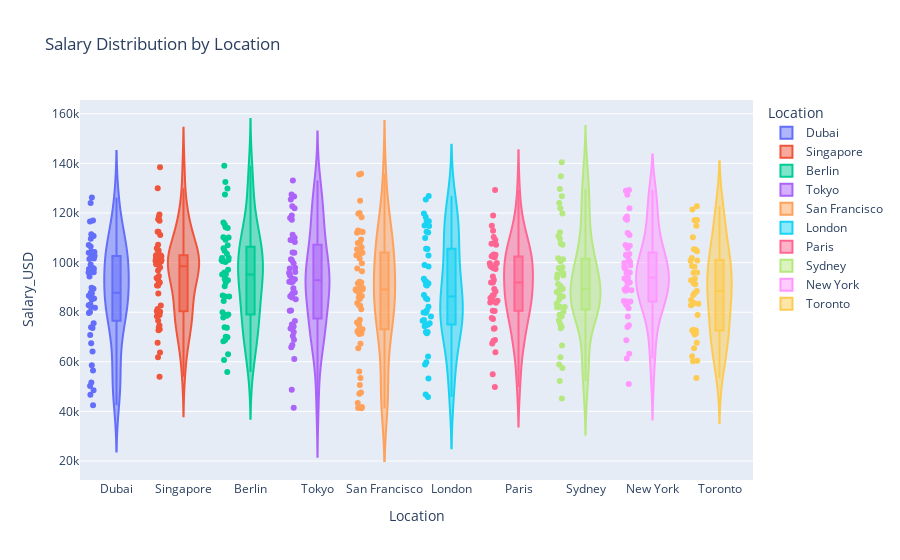

Notebook source saved alongside this figure:
### Code cell
fig = px.violin(job_Market, 
             x = 'Location', 
             y = 'Salary_USD', 
             title = "Salary Distribution by Location",
               color = 'Location',
               box = True,
               points = 'all',
               height = 800 
)
fig.show()

### Figure 1 — Plotly figure (JSON) as saved in the notebook; plotly's stock layout.template omitted (floating-point values rounded to 4 significant figures)
{"data": [{"alignmentgroup": "True", "box": {"visible": true}, "hovertemplate": "Location=%{x}<br>Salary_USD=%{y}<extra></extra>", "legendgroup": "Dubai", "marker": {"color": "#636efa"}, "name": "Dubai", "offsetgroup": "Dubai", "orientation": "v", "points": "all", "scalegroup": "True", "showlegend": true, "type": "violin", "x": ["Dubai", "Dubai", "Dubai", "Dubai", "Dubai", "Dubai", "Dubai", "Dubai", "Dubai", "Dubai", "Dubai", "Dubai", "Dubai", "Dubai", "Dubai", "Dubai", "Dubai", "Dubai", "Dubai", "Dubai", "Dubai", "Dubai", "Dubai", "Dubai", "Dubai", "Dubai", "Dubai", "Dubai", "Dubai", "Dubai", "Dubai", "Dubai", "Dubai", "Dubai", "Dubai", "Dubai", "Dubai", "Dubai", "Dubai", "Dubai", "Dubai", "Dubai", "Dubai", "Dubai", "Dubai", "Dubai", "Dubai", "Dubai", "Dubai", "Dubai", "Dubai"], "x0": " ", "xaxis": "x", "y": [111400.0, 86610.0, 82800.0, 73920.0, 81790.0, 46710.0, 97850.0, 102600.0, 101500.0, 97440.0, 83130.0, 86170.0, 67470.0, 102700.0, 58580.0, 96030.0, 42490.0, 89410.0, 106500.0, 85590.0, 96120.0, 99270.0, 73640.0, 89860.0, 51680.0, 109700.0, 87820.0, 110700.0, 126300.0, 64200.0, 104300.0, 94410.0, 117000.0, 101600.0, 80070.0, 104000.0, 107100.0, 97490.0, 87670.0, 75540.0, 104400.0, 124000.0, 70850.0, 85160.0, 116500.0, 56460.0, 82130.0, 50290.0, 48520.0, 85560.0, 79640.0], "y0": " ", "yaxis": "y"}, {"alignmentgroup": "True", "box": {"visible": true}, "hovertemplate": "Location=%{x}<br>Salary_USD=%{y}<extra></extra>", "legendgroup": "Singapore", "marker": {"color": "#EF553B"}, "name": "Singapore", "offsetgroup": "Singapore", "orientation": "v", "points": "all", "scalegroup": "True", "showlegend": true, "type": "violin", "x": ["Singapore", "Singapore", "Singapore", "Singapore", "Singapore", "Singapore", "Singapore", "Singapore", "Singapore", "Singapore", "Singapore", "Singapore", "Singapore", "Singapore", "Singapore", "Singapore", "Singapore", "Singapore", "Singapore", "Singapore", "Singapore", "Singapore", "Singapore", "Singapore", "Singapore", "Singapore", "Singapore", "Singapore", "Singapore", "Singapore", "Singapore", "Singapore", "Singapore", "Singapore", "Singapore", "Singapore", "Singapore", "Singapore", "Singapore", "Singapore", "Singapore", "Singapore", "Singapore", "Singapore", "Singapore", "Singapore", "Singapore", "Singapore", "Singapore", "Singapore", "Singapore", "Singapore", "Singapore", "Singapore"], "x0": " ", "xaxis": "x", "y": [93790.0, 107200.0, 102100.0, 96830.0, 78900.0, 101000.0, 78400.0, 73840.0, 93090.0, 105800.0, 94630.0, 102600.0, 100400.0, 99110.0, 112500.0, 102000.0, 100700.0, 87570.0, 98040.0, 99370.0, 73110.0, 102300.0, 130000.0, 72700.0, 104900.0, 91840.0, 61880.0, 138400.0, 102900.0, 54010.0, 67720.0, 92040.0, 81310.0, 101900.0, 76530.0, 90770.0, 90740.0, 104900.0, 117500.0, 118500.0, 102900.0, 119400.0, 111100.0, 80410.0, 92000.0, 99310.0, 116900.0, 63720.0, 100900.0, 80150.0, 74650.0, 82660.0, 112400.0, 79810.0], "y0": " ", "yaxis": "y"}, {"alignmentgroup": "True", "box": {"visible": true}, "hovertemplate": "Location=%{x}<br>Salary_USD=%{y}<extra></extra>", "legendgroup": "Berlin", "marker": {"color": "#00cc96"}, "name": "Berlin", "offsetgroup": "Berlin", "orientation": "v", "points": "all", "scalegroup": "True", "showlegend": true, "type": "violin", "x": ["Berlin", "Berlin", "Berlin", "Berlin", "Berlin", "Berlin", "Berlin", "Berlin", "Berlin", "Berlin", "Berlin", "Berlin", "Berlin", "Berlin", "Berlin", "Berlin", "Berlin", "Berlin", "Berlin", "Berlin", "Berlin", "Berlin", "Berlin", "Berlin", "Berlin", "Berlin", "Berlin", "Berlin", "Berlin", "Berlin", "Berlin", "Berlin", "Berlin", "Berlin", "Berlin", "Berlin", "Berlin", "Berlin", "Berlin", "Berlin", "Berlin", "Berlin", "Berlin", "Berlin", "Berlin", "Berlin", "Berlin", "Berlin"], "x0": " ", "xaxis": "x", "y": [93030.0, 100300.0, 78980.0, 101800.0, 129800.0, 97120.0, 115200.0, 107000.0, 132500.0, 90430.0, 96020.0, 93310.0, 79120.0, 100900.0, 78550.0, 70100.0, 100500.0, 55910.0, 60770.0, 114300.0, 116200.0, 77910.0, 68320.0, 109200.0, 86380.0, 84510.0, 104700.0, 86340.0, 92880.0, 110200.0, 103500.0, 95280.0, 63060.0, 139100.0, 127400.0, 110200.0, 86740.0, 95220.0, 92000.0, 102000.0, 73960.0, 69870.0, 101000.0, 73690.0, 114000.0, 79940.0, 105800.0, 68760.0], "y0": " ", "yaxis": "y"}, {"alignmentgroup": "True", "box": {"visible": true}, "hovertemplate": "Location=%{x}<br>Salary_USD=%{y}<extra></extra>", "legendgroup": "Tokyo", "marker": {"color": "#ab63fa"}, "name": "Tokyo", "offsetgroup": "Tokyo", "orientation": "v", "points": "all", "scalegroup": "True", "showlegend": true, "type": "violin", "x": ["Tokyo", "Tokyo", "Tokyo", "Tokyo", "Tokyo", "Tokyo", "Tokyo", "Tokyo", "Tokyo", "Tokyo", "Tokyo", "Tokyo", "Tokyo", "Tokyo", "Tokyo", "Tokyo", "Tokyo", "Tokyo", "Tokyo", "Tokyo", "Tokyo", "Tokyo", "Tokyo", "Tokyo", "Tokyo", "Tokyo", "Tokyo", "Tokyo", "Tokyo", "Tokyo", "Tokyo", "Tokyo", "Tokyo", "Tokyo", "Tokyo", "Tokyo", "Tokyo", "Tokyo", "Tokyo", "Tokyo", "Tokyo", "Tokyo", "Tokyo", "Tokyo", "Tokyo", "Tokyo", "Tokyo", "Tokyo", "Tokyo", "Tokyo", "Tokyo"], "x0": " ", "xaxis": "x", "y": [87750.0, 73390.0, 41500.0, 95760.0, 73320.0, 92270.0, 92030.0, 108300.0, 125400.0, 89690.0, 87990.0, 87040.0, 96200.0, 92420.0, 68850.0, 75000.0, 100900.0, 117900.0, 92840.0, 93440.0, 65880.0, 122700.0, 86380.0, 85900.0, 80590.0, 66780.0, 93290.0, 94790.0, 117300.0, 127400.0, 99790.0, 109100.0, 133100.0, 70450.0, 61110.0, 104000.0, 111200.0, 104000.0, 110000.0, 85260.0, 97930.0, 101400.0, 119000.0, 121900.0, 80670.0, 76470.0, 48770.0, 126700.0, 72030.0, 74200.0, 97620.0], "y0": " ", "yaxis": "y"}, {"alignmentgroup": "True", "box": {"visible": true}, "hovertemplate": "Location=%{x}<br>Salary_USD=%{y}<extra></extra>", "legendgroup": "San Francisco", "marker": {"color": "#FFA15A"}, "name": "San Francisco", "offsetgroup": "San Francisco", "orientation": "v", "points": "all", "scalegroup": "True", "showlegend": true, "type": "violin", "x": ["San Francisco", "San Francisco", "San Francisco", "San Francisco", "San Francisco", "San Francisco", "San Francisco", "San Francisco", "San Francisco", "San Francisco", "San Francisco", "San Francisco", "San Francisco", "San Francisco", "San Francisco", "San Francisco", "San Francisco", "San Francisco", "San Francisco", "San Francisco", "San Francisco", "San Francisco", "San Francisco", "San Francisco", "San Francisco", "San Francisco", "San Francisco", "San Francisco", "San Francisco", "San Francisco", "San Francisco", "San Francisco", "San Francisco", "San Francisco", "San Francisco", "San Francisco", "San Francisco", "San Francisco", "San Francisco", "San Francisco", "San Francisco", "San Francisco", "San Francisco", "San Francisco", "San Francisco", "San Francisco", "San Francisco", "San Francisco", "San Francisco", "San Francisco", "San Francisco", "San Francisco", "San Francisco", "San Francisco", "San Francisco", "San Francisco", "San Francisco", "San Francisco", "San Francisco", "San Francisco", "San Francisco", "San Francisco"], "x0": " ", "xaxis": "x", "y": [102800.0, 73150.0, 97650.0, 88540.0, 96550.0, 113000.0, 118200.0, 56080.0, 81160.0, 76170.0, 65470.0, 105400.0, 75860.0, 89150.0, 67260.0, 71210.0, 124900.0, 135800.0, 103800.0, 135600.0, 119700.0, 107900.0, 47670.0, 112500.0, 99740.0, 74770.0, 83680.0, 112100.0, 71370.0, 76940.0, 86530.0, 82830.0, 104100.0, 85900.0, 47130.0, 50700.0, 41300.0, 43340.0, 90130.0, 87250.0, 85330.0, 92290.0, 72480.0, 91340.0, 72110.0, 104000.0, 89730.0, 101600.0, 103000.0, 82560.0, 107900.0, 53450.0, 92000.0, 88940.0, 41400.0, 91710.0, 106200.0, 89250.0, 41810.0, 109300.0, 112400.0, 120000.0], "y0": " ", "yaxis": "y"}, {"alignmentgroup": "True", "box": {"visible": true}, "hovertemplate": "Location=%{x}<br>Salary_USD=%{y}<extra></extra>", "legendgroup": "London", "marker": {"color": "#19d3f3"}, "name": "London", "offsetgroup": "London", "orientation": "v", "points": "all", "scalegroup": "True", "showlegend": true, "type": "violin", "x": ["London", "London", "London", "London", "London", "London", "London", "London", "London", "London", "London", "London", "London", "London", "London", "London", "London", "London", "London", "London", "London", "London", "London", "London", "London", "London", "London", "London", "London", "London", "London", "London", "London", "London", "London", "London", "London", "London", "London", "London", "London", "London", "London", "London", "London", "London"], "x0": " ", "xaxis": "x", "y": [75020.0, 91570.0, 116800.0, 118300.0, 78250.0, 93530.0, 80640.0, 75500.0, 125500.0, 76580.0, 112500.0, 98990.0, 74290.0, 92150.0, 58860.0, 59810.0, 79890.0, 85640.0, 76870.0, 45850.0, 109900.0, 112100.0, 71530.0, 74980.0, 92670.0, 105500.0, 62090.0, 102800.0, 115000.0, 91080.0, 126800.0, 98410.0, 114800.0, 116700.0, 105600.0, 79980.0, 82220.0, 86930.0, 85220.0, 71990.0, 46870.0, 79800.0, 53280.0, 72020.0, 90760.0, 119800.0], "y0": " ", "yaxis": "y"}, {"alignmentgroup": "True", "box": {"visible": true}, "hovertemplate": "Location=%{x}<br>Salary_USD=%{y}<extra></extra>", "legendgroup": "Paris", "marker": {"color": "#FF6692"}, "name": "Paris", "offsetgroup": "Paris", "orientation": "v", "points": "all", "scalegroup": "True", "showlegend": true, "type": "violin", "x": ["Paris", "Paris", "Paris", "Paris", "Paris", "Paris", "Paris", "Paris", "Paris", "Paris", "Paris", "Paris", "Paris", "Paris", "Paris", "Paris", "Paris", "Paris", "Paris", "Paris", "Paris", "Paris", "Paris", "Paris", "Paris", "Paris", "Paris", "Paris", "Paris", "Paris", "Paris", "Paris", "Paris", "Paris", "Paris", "Paris", "Paris", "Paris", "Paris", "Paris", "Paris", "Paris", "Paris", "Paris", "Paris", "Paris"], "x0": " ", "xaxis": "x", "y": [98210.0, 89400.0, 73380.0, 83780.0, 68350.0, 103200.0, 84490.0, 73530.0, 80560.0, 93000.0, 102600.0, 119000.0, 63850.0, 88390.0, 114900.0, 99840.0, 107600.0, 86960.0, 103200.0, 97370.0, 109100.0, 107200.0, 86750.0, 55020.0, 68810.0, 112800.0, 99720.0, 92000.0, 83940.0, 110300.0, 99470.0, 84650.0, 97760.0, 49880.0, 102400.0, 129300.0, 67370.0, 84590.0, 80520.0, 98720.0, 102100.0, 94360.0, 85740.0, 77220.0, 91970.0, 77640.0], "y0": " ", "yaxis": "y"}, {"alignmentgroup": "True", "box": {"visible": true}, "hovertemplate": "Location=%{x}<br>Salary_USD=%{y}<extra></extra>", "legendgroup": "Sydney", "marker": {"color": "#B6E880"}, "name": "Sydney", "offsetgroup": "Sydney", "orientation": "v", "points": "all", "scalegroup": "True", "showlegend": true, "type": "violin", "x": ["Sydney", "Sydney", "Sydney", "Sydney", "Sydney", "Sydney", "Sydney", "Sydney", "Sydney", "Sydney", "Sydney", "Sydney", "Sydney", "Sydney", "Sydney", "Sydney", "Sydney", "Sydney", "Sydney", "Sydney", "Sydney", "Sydney", "Sydney", "Sydney", "Sydney", "Sydney", "Sydney", "Sydney", "Sydney", "Sydney", "Sydney", "Sydney", "Sydney", "Sydney", "Sydney", "Sydney", "Sydney", "Sydney", "Sydney", "Sydney", "Sydney", "Sydney", "Sydney", "Sydney", "Sydney", "Sydney", "Sydney", "Sydney", "Sydney", "Sydney", "Sydney", "Sydney"], "x0": " ", "xaxis": "x", "y": [134800.0, 112200.0, 86710.0, 101800.0, 52240.0, 126800.0, 58950.0, 82050.0, 101300.0, 129600.0, 82340.0, 110700.0, 93830.0, 88160.0, 98150.0, 100600.0, 80200.0, 91320.0, 107700.0, 75380.0, 94840.0, 124000.0, 86360.0, 74150.0, 57500.0, 89020.0, 86410.0, 78950.0, 73520.0, 66570.0, 45190.0, 82020.0, 96130.0, 90540.0, 76740.0, 86290.0, 89450.0, 97810.0, 81980.0, 140500.0, 83540.0, 85070.0, 61860.0, 97660.0, 109600.0, 89430.0, 119800.0, 107100.0, 95690.0, 121900.0, 78390.0, 95170.0], "y0": " ", "yaxis": "y"}, {"alignmentgroup": "True", "box": {"visible": true}, "hovertemplate": "Location=%{x}<br>Salary_USD=%{y}<extra></extra>", "legendgroup": "New York", "marker": {"color": "#FF97FF"}, "name": "New York", "offsetgroup": "New York", "orientation": "v", "points": "all", "scalegroup": "True", "showlegend": true, "type": "violin", "x": ["New York", "New York", "New York", "New York", "New York", "New York", "New York", "New York", "New York", "New York", "New York", "New York", "New York", "New York", "New York", "New York", "New York", "New York", "New York", "New York", "New York", "New York", "New York", "New York", "New York", "New York", "New York", "New York", "New York", "New York", "New York", "New York", "New York", "New York", "New York", "New York", "New York", "New York", "New York", "New York", "New York", "New York", "New York", "New York", "New York", "New York", "New York", "New York", "New York"], "x0": " ", "xaxis": "x", "y": [84270.0, 103500.0, 129300.0, 83280.0, 112000.0, 93590.0, 105800.0, 95960.0, 106800.0, 97550.0, 93970.0, 98240.0, 88850.0, 74770.0, 117200.0, 111100.0, 117800.0, 92000.0, 81550.0, 84530.0, 103200.0, 98830.0, 82710.0, 92250.0, 84120.0, 99830.0, 88640.0, 51030.0, 61370.0, 89190.0, 63250.0, 74060.0, 95710.0, 68670.0, 129000.0, 118600.0, 92840.0, 100200.0, 121900.0, 88900.0, 91850.0, 78280.0, 107100.0, 90050.0, 127400.0, 101200.0, 102800.0, 84270.0, 96170.0], "y0": " ", "yaxis": "y"}, {"alignmentgroup": "True", "box": {"visible": true}, "hovertemplate": "Location=%{x}<br>Salary_USD=%{y}<extra></extra>", "legendgroup": "Toronto", "marker": {"color": "#FECB52"}, "name": "Toronto", "offsetgroup": "Toronto", "orientation": "v", "points": "all", "scalegroup": "True", "showlegend": true, "type": "violin", "x": ["Toronto", "Toronto", "Toronto", "Toronto", "Toronto", "Toronto", "Toronto", "Toronto", "Toronto", "Toronto", "Toronto", "Toronto", "Toronto", "Toronto", "Toronto", "Toronto", "Toronto", "Toronto", "Toronto", "Toronto", "Toronto", "Toronto", "Toronto", "Toronto", "Toronto", "Toronto", "Toronto", "Toronto", "Toronto", "Toronto", "Toronto", "Toronto", "Toronto", "Toronto", "Toronto", "Toronto", "Toronto", "Toronto", "Toronto", "Toronto", "Toronto"], "x0": " ", "xaxis": "x", "y": [71480.0, 91650.0, 71030.0, 83430.0, 114900.0, 98660.0, 105400.0, 86970.0, 98330.0, 87750.0, 105200.0, 53510.0, 93470.0, 100800.0, 83670.0, 91260.0, 72670.0, 71850.0, 101800.0, 72920.0, 92890.0, 96000.0, 60220.0, 117100.0, 65460.0, 110200.0, 82790.0, 78830.0, 67650.0, 104600.0, 95940.0, 100800.0, 88520.0, 122700.0, 60440.0, 117200.0, 72670.0, 62280.0, 121400.0, 84900.0, 83250.0], "y0": " ", "yaxis": "y"}], "layout": {"autosize": true, "legend": {"title": {"text": "Location"}, "tracegroupgap": 0}, "title": {"text": "Salary Distribution by Location"}, "violinmode": "overlay", "xaxis": {"anchor": "y", "autorange": true, "categoryarray": ["Dubai", "Singapore", "Berlin", "Tokyo", "San Francisco", "London", "Paris", "Sydney", "New York", "Toronto"], "categoryorder": "array", "domain": [0, 1], "range": [-0.5349, 9.5], "title": {"text": "Location"}, "type": "category"}, "yaxis": {"anchor": "x", "autorange": true, "domain": [0, 1], "range": [12350.0, 165600.0], "title": {"text": "Salary_USD"}, "type": "linear"}}}
